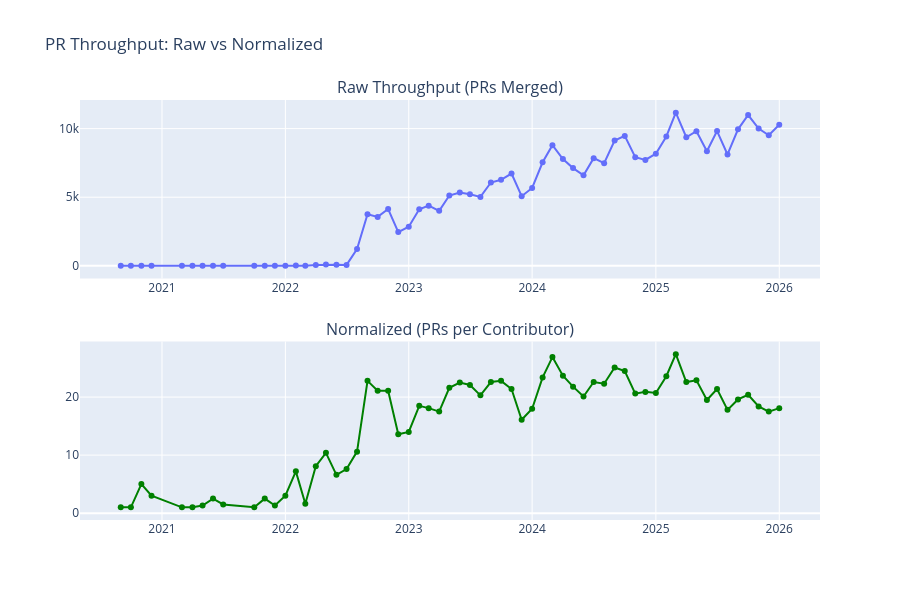

The cell this chart's notebook holds for it:
### Code cell
# Combined view: Raw vs Normalized
fig = make_subplots(rows=2, cols=1, 
                    subplot_titles=('Raw Throughput (PRs Merged)', 'Normalized (PRs per Contributor)'),
                    vertical_spacing=0.15)

fig.add_trace(
    go.Scatter(x=df_monthly['month'], y=df_monthly['prs_merged'], 
               mode='lines+markers', name='PRs Merged'),
    row=1, col=1
)

fig.add_trace(
    go.Scatter(x=df_monthly['month'], y=df_monthly['prs_per_contributor'], 
               mode='lines+markers', name='PRs per Contributor', line=dict(color='green')),
    row=2, col=1
)

fig.update_layout(height=600, title_text='PR Throughput: Raw vs Normalized', showlegend=False)
fig.show()

# Export manually: fig.write_image('pr-throughput-raw-vs-normalized.png')

### Figure 1 — Plotly figure (JSON) as saved in the notebook; plotly's stock layout.template omitted (floating-point values rounded to 4 significant figures)
{"data": [{"mode": "lines+markers", "name": "PRs Merged", "type": "scatter", "x": ["2020-09-01", "2020-10-01", "2020-11-01", "2020-12-01", "2021-03-01", "2021-04-01", "2021-05-01", "2021-06-01", "2021-07-01", "2021-10-01", "2021-11-01", "2021-12-01", "2022-01-01", "2022-02-01", "2022-03-01", "2022-04-01", "2022-05-01", "2022-06-01", "2022-07-01", "2022-08-01", "2022-09-01", "2022-10-01", "2022-11-01", "2022-12-01", "2023-01-01", "2023-02-01", "2023-03-01", "2023-04-01", "2023-05-01", "2023-06-01", "2023-07-01", "2023-08-01", "2023-09-01", "2023-10-01", "2023-11-01", "2023-12-01", "2024-01-01", "2024-02-01", "2024-03-01", "2024-04-01", "2024-05-01", "2024-06-01", "2024-07-01", "2024-08-01", "2024-09-01", "2024-10-01", "2024-11-01", "2024-12-01", "2025-01-01", "2025-02-01", "2025-03-01", "2025-04-01", "2025-05-01", "2025-06-01", "2025-07-01", "2025-08-01", "2025-09-01", "2025-10-01", "2025-11-01", "2025-12-01", "2026-01-01"], "xaxis": "x", "y": [1, 1, 5, 3, 2, 1, 4, 5, 3, 2, 10, 4, 12, 29, 8, 57, 94, 86, 68, 1221, 3766, 3568, 4143, 2459, 2848, 4127, 4388, 4007, 5123, 5344, 5214, 5022, 6071, 6268, 6728, 5073, 5679, 7545, 8795, 7778, 7122, 6601, 7849, 7475, 9127, 9468, 7915, 7722, 8172, 9428, 11162, 9370, 9810, 8348, 9823, 8116, 9948, 10990, 10002, 9516, 10284], "yaxis": "y"}, {"line": {"color": "green"}, "mode": "lines+markers", "name": "PRs per Contributor", "type": "scatter", "x": ["2020-09-01", "2020-10-01", "2020-11-01", "2020-12-01", "2021-03-01", "2021-04-01", "2021-05-01", "2021-06-01", "2021-07-01", "2021-10-01", "2021-11-01", "2021-12-01", "2022-01-01", "2022-02-01", "2022-03-01", "2022-04-01", "2022-05-01", "2022-06-01", "2022-07-01", "2022-08-01", "2022-09-01", "2022-10-01", "2022-11-01", "2022-12-01", "2023-01-01", "2023-02-01", "2023-03-01", "2023-04-01", "2023-05-01", "2023-06-01", "2023-07-01", "2023-08-01", "2023-09-01", "2023-10-01", "2023-11-01", "2023-12-01", "2024-01-01", "2024-02-01", "2024-03-01", "2024-04-01", "2024-05-01", "2024-06-01", "2024-07-01", "2024-08-01", "2024-09-01", "2024-10-01", "2024-11-01", "2024-12-01", "2025-01-01", "2025-02-01", "2025-03-01", "2025-04-01", "2025-05-01", "2025-06-01", "2025-07-01", "2025-08-01", "2025-09-01", "2025-10-01", "2025-11-01", "2025-12-01", "2026-01-01"], "xaxis": "x2", "y": [1.0, 1.0, 5.0, 3.0, 1.0, 1.0, 1.3, 2.5, 1.5, 1.0, 2.5, 1.3, 3.0, 7.2, 1.6, 8.1, 10.4, 6.6, 7.6, 10.6, 22.8, 21.1, 21.1, 13.6, 14.0, 18.5, 18.1, 17.5, 21.6, 22.5, 22.1, 20.3, 22.6, 22.8, 21.4, 16.1, 18.0, 23.4, 26.9, 23.7, 21.8, 20.1, 22.6, 22.3, 25.1, 24.5, 20.6, 20.9, 20.7, 23.6, 27.4, 22.6, 22.9, 19.5, 21.4, 17.8, 19.6, 20.4, 18.4, 17.5, 18.1], "yaxis": "y2"}], "layout": {"annotations": [{"font": {"size": 16}, "showarrow": false, "text": "Raw Throughput (PRs Merged)", "x": 0.5, "xanchor": "center", "xref": "paper", "y": 1, "yanchor": "bottom", "yref": "paper"}, {"font": {"size": 16}, "showarrow": false, "text": "Normalized (PRs per Contributor)", "x": 0.5, "xanchor": "center", "xref": "paper", "y": 0.425, "yanchor": "bottom", "yref": "paper"}], "height": 600, "showlegend": false, "title": {"text": "PR Throughput: Raw vs Normalized"}, "xaxis": {"anchor": "y", "domain": [0, 1]}, "xaxis2": {"anchor": "y2", "domain": [0, 1]}, "yaxis": {"anchor": "x", "domain": [0.575, 1]}, "yaxis2": {"anchor": "x2", "domain": [0, 0.425]}}}
